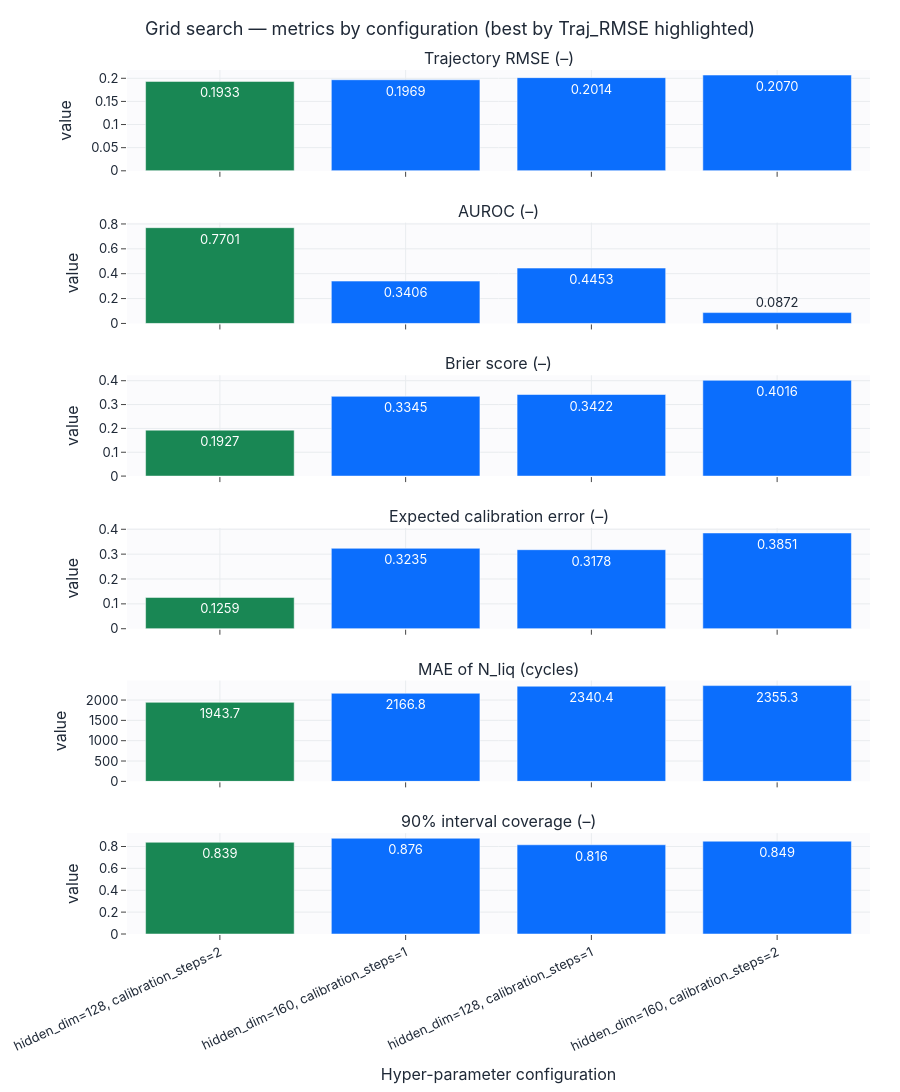

This figure's notebook cell:
### Markdown cell above
## Шаг 1. Grid search и сохранение гиперпараметров

### Code cell
# >>> Метрика, по которой grid search выбирает лучшие гиперпараметры <<<
SELECTION_METRIC = "Traj_RMSE"   # например: "Traj_RMSE", "Brier", "AUROC", "N_liq_MAE", "val_loss"
DASHBOARD_METRICS = ["Traj_RMSE", "AUROC", "Brier", "ECE", "N_liq_MAE", "Coverage_90"]

fixed = dict(static_dim=static_dim, prefix_dim=prefix_dim, seq_len=config.seq_len,
             prefix_len=config.prefix_len, max_cycle_reference=config.max_cycle_reference,
             theta_dim=31, probabilistic=True, use_analytical_layer=True)
grid = {"hidden_dim": [128, 160], "calibration_steps": [1, 2]}
res, best = grid_search(lambda p: DPIFlow(**fixed, **p), grid, gs_train, gs_val,
                        config, device, search_epochs=2, score_metric=SELECTION_METRIC)
print("Selection metric:", SELECTION_METRIC, "| best:", best)
display(english_metric_table(res).round(4))
write_hyperparams(MODELS_DIR, "dpi_flow", {"model_type": "DPIFlow", "display_name": "DPI-Flow",
                  "model_kwargs": {**fixed, **best},
                  "search": {"grid": grid, "score_metric": SELECTION_METRIC, "best": best}})
show_grid_dashboard(res, grid, SELECTION_METRIC, DASHBOARD_METRICS, "2_2_grid_search").show()

### Figure 1 — Plotly figure (JSON) as saved in the notebook; plotly's stock layout.template omitted (floating-point values rounded to 4 significant figures)
{"data": [{"marker": {"color": ["#198754", "#0b6efd", "#0b6efd", "#0b6efd"]}, "showlegend": false, "text": ["0.1933", "0.1969", "0.2014", "0.2070"], "textposition": "auto", "type": "bar", "x": ["hidden_dim=128, calibration_steps=2", "hidden_dim=160, calibration_steps=1", "hidden_dim=128, calibration_steps=1", "hidden_dim=160, calibration_steps=2"], "xaxis": "x", "y": [0.1933, 0.1969, 0.2014, 0.207], "yaxis": "y"}, {"marker": {"color": ["#198754", "#0b6efd", "#0b6efd", "#0b6efd"]}, "showlegend": false, "text": ["0.7701", "0.3406", "0.4453", "0.0872"], "textposition": "auto", "type": "bar", "x": ["hidden_dim=128, calibration_steps=2", "hidden_dim=160, calibration_steps=1", "hidden_dim=128, calibration_steps=1", "hidden_dim=160, calibration_steps=2"], "xaxis": "x2", "y": [0.7701, 0.3406, 0.4453, 0.08718], "yaxis": "y2"}, {"marker": {"color": ["#198754", "#0b6efd", "#0b6efd", "#0b6efd"]}, "showlegend": false, "text": ["0.1927", "0.3345", "0.3422", "0.4016"], "textposition": "auto", "type": "bar", "x": ["hidden_dim=128, calibration_steps=2", "hidden_dim=160, calibration_steps=1", "hidden_dim=128, calibration_steps=1", "hidden_dim=160, calibration_steps=2"], "xaxis": "x3", "y": [0.1927, 0.3345, 0.3422, 0.4016], "yaxis": "y3"}, {"marker": {"color": ["#198754", "#0b6efd", "#0b6efd", "#0b6efd"]}, "showlegend": false, "text": ["0.1259", "0.3235", "0.3178", "0.3851"], "textposition": "auto", "type": "bar", "x": ["hidden_dim=128, calibration_steps=2", "hidden_dim=160, calibration_steps=1", "hidden_dim=128, calibration_steps=1", "hidden_dim=160, calibration_steps=2"], "xaxis": "x4", "y": [0.1259, 0.3235, 0.3178, 0.3851], "yaxis": "y4"}, {"marker": {"color": ["#198754", "#0b6efd", "#0b6efd", "#0b6efd"]}, "showlegend": false, "text": ["1943.7", "2166.8", "2340.4", "2355.3"], "textposition": "auto", "type": "bar", "x": ["hidden_dim=128, calibration_steps=2", "hidden_dim=160, calibration_steps=1", "hidden_dim=128, calibration_steps=1", "hidden_dim=160, calibration_steps=2"], "xaxis": "x5", "y": [1944.0, 2167.0, 2340.0, 2355.0], "yaxis": "y5"}, {"marker": {"color": ["#198754", "#0b6efd", "#0b6efd", "#0b6efd"]}, "showlegend": false, "text": ["0.839", "0.876", "0.816", "0.849"], "textposition": "auto", "type": "bar", "x": ["hidden_dim=128, calibration_steps=2", "hidden_dim=160, calibration_steps=1", "hidden_dim=128, calibration_steps=1", "hidden_dim=160, calibration_steps=2"], "xaxis": "x6", "y": [0.8387, 0.8755, 0.8158, 0.8485], "yaxis": "y6"}], "layout": {"annotations": [{"font": {"size": 16}, "showarrow": false, "text": "Trajectory RMSE (–)", "x": 0.5, "xanchor": "center", "xref": "paper", "y": 1.0, "yanchor": "bottom", "yref": "paper"}, {"font": {"size": 16}, "showarrow": false, "text": "AUROC (–)", "x": 0.5, "xanchor": "center", "xref": "paper", "y": 0.8233, "yanchor": "bottom", "yref": "paper"}, {"font": {"size": 16}, "showarrow": false, "text": "Brier score (–)", "x": 0.5, "xanchor": "center", "xref": "paper", "y": 0.6467, "yanchor": "bottom", "yref": "paper"}, {"font": {"size": 16}, "showarrow": false, "text": "Expected calibration error (–)", "x": 0.5, "xanchor": "center", "xref": "paper", "y": 0.47, "yanchor": "bottom", "yref": "paper"}, {"font": {"size": 16}, "showarrow": false, "text": "MAE of N_liq (cycles)", "x": 0.5, "xanchor": "center", "xref": "paper", "y": 0.2933, "yanchor": "bottom", "yref": "paper"}, {"font": {"size": 16}, "showarrow": false, "text": "90% interval coverage (–)", "x": 0.5, "xanchor": "center", "xref": "paper", "y": 0.1167, "yanchor": "bottom", "yref": "paper"}], "height": 1260, "title": {"text": "Grid search — metrics by configuration (best by Traj_RMSE highlighted)"}, "xaxis": {"anchor": "y", "domain": [0.0, 1.0], "matches": "x6", "showticklabels": false}, "xaxis2": {"anchor": "y2", "domain": [0.0, 1.0], "matches": "x6", "showticklabels": false}, "xaxis3": {"anchor": "y3", "domain": [0.0, 1.0], "matches": "x6", "showticklabels": false}, "xaxis4": {"anchor": "y4", "domain": [0.0, 1.0], "matches": "x6", "showticklabels": false}, "xaxis5": {"anchor": "y5", "domain": [0.0, 1.0], "matches": "x6", "showticklabels": false}, "xaxis6": {"anchor": "y6", "domain": [0.0, 1.0], "tickangle": -25, "title": {"text": "Hyper-parameter configuration"}}, "yaxis": {"anchor": "x", "domain": [0.8833, 1.0], "title": {"text": "value"}}, "yaxis2": {"anchor": "x2", "domain": [0.7067, 0.8233], "title": {"text": "value"}}, "yaxis3": {"anchor": "x3", "domain": [0.53, 0.6467], "title": {"text": "value"}}, "yaxis4": {"anchor": "x4", "domain": [0.3533, 0.47], "title": {"text": "value"}}, "yaxis5": {"anchor": "x5", "domain": [0.1767, 0.2933], "title": {"text": "value"}}, "yaxis6": {"anchor": "x6", "domain": [0.0, 0.1167], "title": {"text": "value"}}}}
